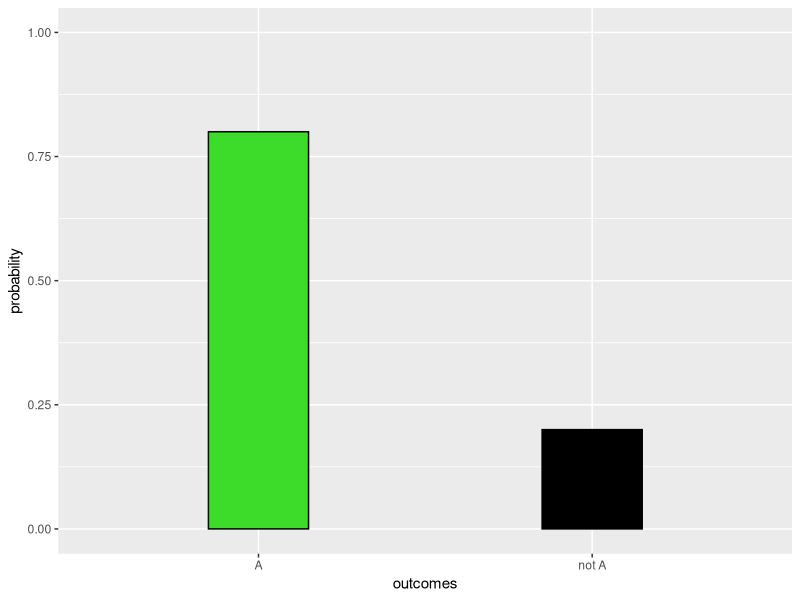
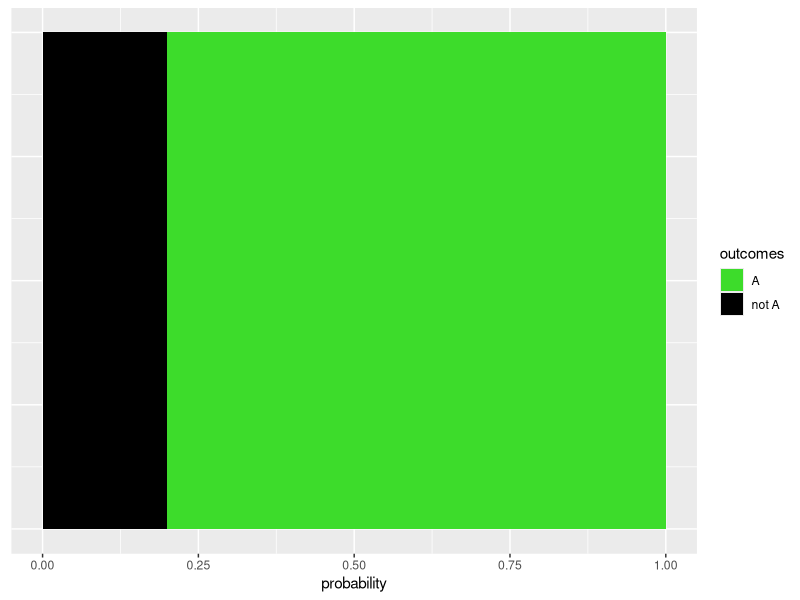
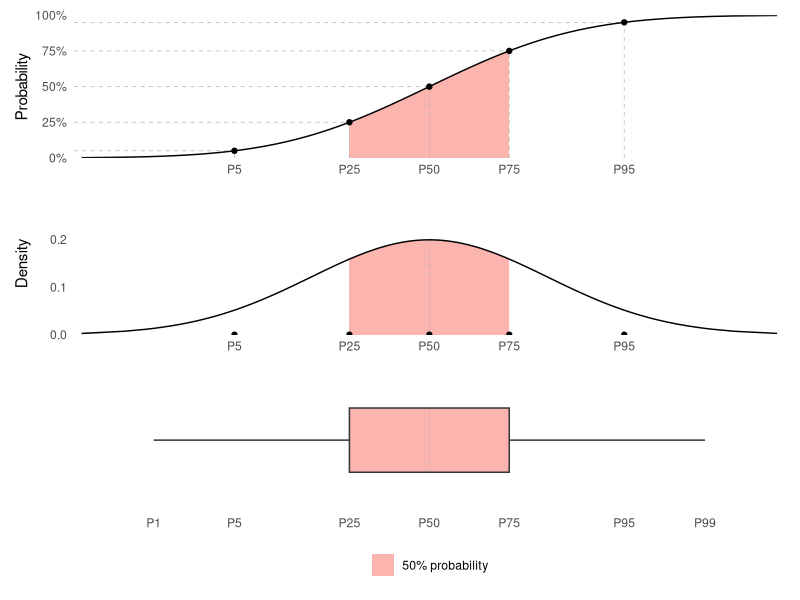

Recreate these plots in R, in order.
## ---- chunk 1
library(ggplot2)
library(dplyr)
data.frame(probability = c(0.8,0.2), outcomes = c("A","not A")) %>%
  ggplot(aes(x=outcomes,y=probability)) +
           geom_bar(stat = "identity", width = 0.3, fill = c("#3DDC2B","black"), col = "black") +
  ylim(0,1)
## ---- chunk 2
data.frame(probability = c(0.8,0.2), outcomes = c("A","not A"),pr = c(1,1)) %>%
  ggplot(aes(fill=outcomes,y=probability,x = pr)) +
           geom_bar(position = "stack", stat = "identity", width = 0.4)+
  scale_fill_manual(values=c("#3DDC2B","black"))+
  #theme_minimal() +
  theme(axis.title.y=element_blank(),
        axis.text.y=element_blank(),
        axis.ticks.y=element_blank()) + 
  coord_flip()
## ---- chunk 3
#| label: fig-probdistr
#| fig-cap: "CDF, PDF and boxplot"
#| message: false
#| warning: false
#| echo: false
#| fig-width: 7
#| fig-height: 7
library(tidyverse)
library(patchwork)
library(scales)

qntls <- c(0.5, 0.05, 0.95, 0.25, 0.75)
xqntls <- qnorm(qntls, 3, 2)
qntls_e <- c(0.01, 0.99, 0.5, 0.05, 0.95, 0.25, 0.75)
xqntls_e <- qnorm(qntls_e, 3, 2)
#qntls <- c(0.5)

dist_df <- tibble::tibble(
  p=c(qntls_e, ppoints(300)),
  q=qnorm(p, 3, 2),
  d=dnorm(q, 3,2)
) %>%  tibble::rowid_to_column() 

dist_w_df <- dist_df %>% select(rowid, p,q) %>% 
  filter(p %in% qntls_e) %>%
  pivot_longer(-c(rowid, p)) %>% 
  mutate(p_name=paste0("p_", str_pad(p*100,2, pad="0"))) %>% 
  select(-p,-name) %>% 
  pivot_wider(-rowid, values_from="value", names_from="p_name") 

p1 <- dist_df %>% ggplot(aes(x=q, y=p)) +
  #geom_ribbon(data=. %>% filter(p<0.5), 
  #            aes(ymin=0, ymax=p, fill="50% probability"),
  #            show.legend=FALSE)+
  geom_ribbon(data=. %>% filter(p >= 0.25 & p<0.75), 
              aes(ymin=0, ymax=p, fill="50% probability"),
              show.legend = FALSE)+
  geom_linerange(data=. %>% filter(p %in% qntls),
             aes(xmin=-3, xmax=q), linewidth=0.25, 
             linetype=2, color="grey70")+
  geom_linerange(data=. %>% filter(p %in% qntls),
             aes(ymin=0, ymax=p), linewidth=0.25, 
             linetype=2, color="grey70")+
  geom_line()+
  geom_point(data=. %>% filter(p %in% qntls))+
  scale_fill_brewer(palette = "Pastel1")+
  scale_y_continuous(labels=scales::percent)+
  scale_x_continuous(breaks = xqntls, 
                     labels = paste0("P",qntls*100))+
  coord_cartesian(xlim = c(-3,9), ylim=c(0,1), expand = FALSE)+
  labs(y="Probability", fill=NULL, x=NULL)+
  theme_minimal()+
  theme(panel.grid = element_blank())

p2 <- dist_df %>% ggplot(aes(x=q, y=d)) +
  #geom_ribbon(data=. %>% filter(p<0.5), 
  #            aes(ymin=0, ymax=d, fill="50% probability"))+
  #geom_ribbon(data=. %>% filter(p >= 0.05 & p<0.95), 
  #            aes(ymin=0, ymax=d, fill="90% probability"))+
  geom_ribbon(data=. %>% filter(p >= 0.25 & p<0.75), 
              aes(ymin=0, ymax=d, fill="50% probability"))+
  geom_linerange(data=. %>% filter(p==0.5),
             aes(ymin=0, ymax=d), linewidth=0.25, 
             linetype=2, color="grey70")+
  geom_line()+
  geom_point(data=. %>% filter(p %in% qntls), aes(y=0))+
  scale_fill_brewer(palette = "Pastel1")+
  scale_x_continuous(breaks = xqntls, 
                     labels = paste0("P",qntls*100))+
  coord_cartesian(xlim = c(-3,9), ylim=c(0,0.3), expand = FALSE)+
  labs(y="Density", fill=NULL, x=NULL)+
  theme_minimal()+
  theme(panel.grid = element_blank())

p3 <-  dist_w_df %>% 
  ggplot() + 
    geom_boxplot(stat="identity", 
      aes(y="one", fill="50% probability",
        xlower  = p_25, xupper  = p_75, xmiddle = p_50,
        xmin   = p_01, 
        xmax   = p_99), 
      show.legend = FALSE, fatten=1,
      linetype=2, linewidth=0.25, color="grey70")+ 
  geom_boxplot(stat="identity", 
      aes(y="one", 
        xlower  = p_25, xupper  = p_75, xmiddle = p_50,
        xmin   = p_01, 
        xmax   = p_99), 
      show.legend = FALSE, fatten=0, alpha=0)+
  scale_x_continuous(breaks = xqntls_e, 
                     labels = paste0("P",qntls_e*100))+
  coord_cartesian(xlim = c(-3,9), ylim=c(0,2), expand = FALSE)+
  scale_fill_brewer(palette = "Pastel1")+
  labs(fill=NULL)+
  theme_minimal()+
  theme(axis.line.y = element_blank(),
        axis.title.y  = element_blank(),
        axis.text.y = element_blank(),
        axis.ticks.y  = element_blank(),
        panel.grid = element_blank())
patchwork::wrap_plots(p1,p2,p3, ncol=1, guides="collect") &
  theme(legend.position = "bottom")

#ggsave("prob_dist.png", width=5, height = 7)
